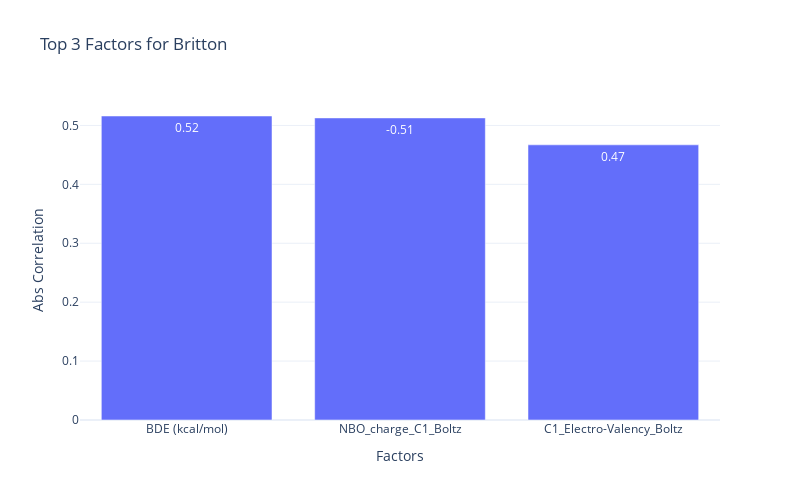
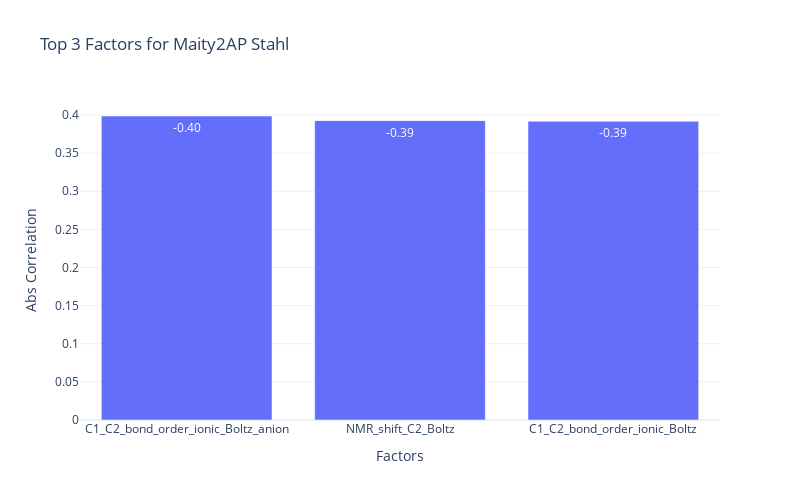
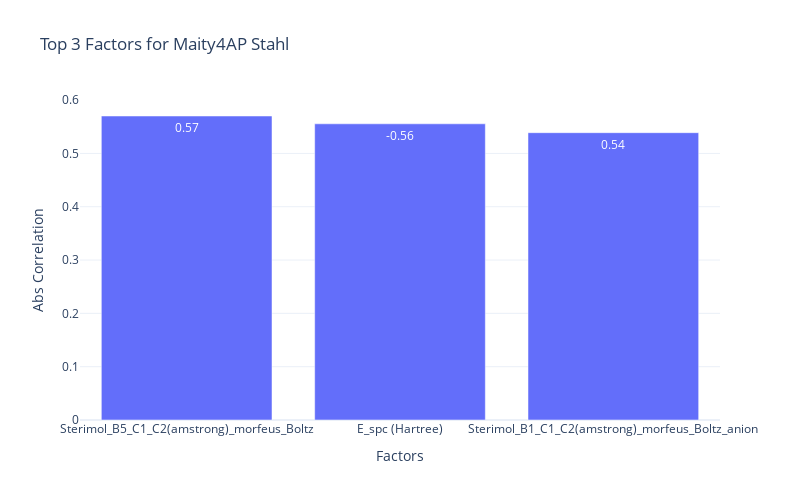
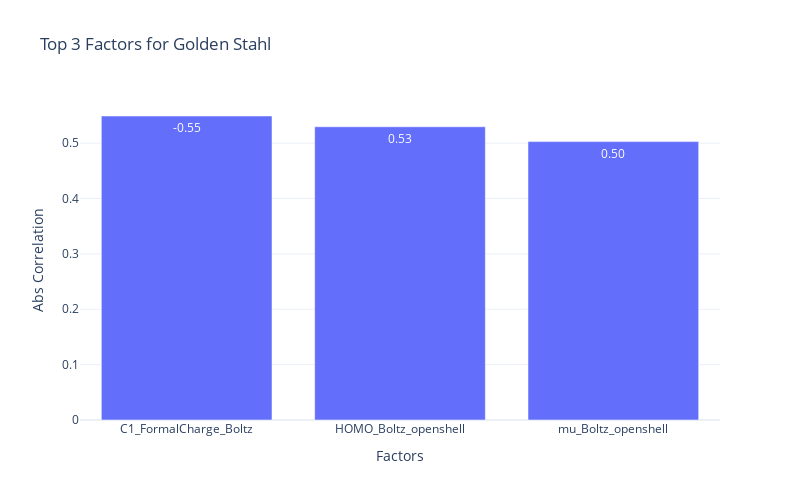

Here is the notebook cell these charts were saved with, in order:
### Code cell
import plotly.express as px

# Create bar charts for each method
for method, factors in top_factors_dict.items():
    # Prepare data for the chart
    data = correlation_results.loc[factors, method].reset_index()
    data.columns = ["Factor", "Correlation"]
    data["Absolute Correlation"] = data["Correlation"].abs()

    # Create the bar chart
    fig = px.bar(
        data,
        x="Factor",
        y="Absolute Correlation",
        text="Correlation",  # Add original correlation values as text
        title=f"Top 3 Factors for {method}",
        labels={"Absolute Correlation": "Correlation Value (|r|)", "Factor": "Property"},
    )

    # Customize layout
    fig.update_traces(texttemplate="%{text:.2f}", textposition="inside")  # Format text
    fig.update_layout(
        height=500,
        width=800,
        template="plotly_white",
        xaxis_title="Factors",
        yaxis_title="Abs Correlation",
    )

    # Show the chart
    fig.show()

### Figure 1 — Plotly figure (JSON) as saved in the notebook; plotly's stock layout.template omitted (floating-point values rounded to 4 significant figures)
{"data": [{"alignmentgroup": "True", "hovertemplate": "Property=%{x}<br>Correlation Value (|r|)=%{y}<br>Correlation=%{text}<extra></extra>", "legendgroup": "", "marker": {"color": "#636efa", "pattern": {"shape": ""}}, "name": "", "offsetgroup": "", "orientation": "v", "showlegend": false, "text": [0.516, -0.5128, 0.4671], "textposition": "inside", "texttemplate": "%{text:.2f}", "type": "bar", "x": ["BDE (kcal/mol)", "NBO_charge_C1_Boltz", "C1_Electro-Valency_Boltz"], "xaxis": "x", "y": [0.516, 0.5128, 0.4671], "yaxis": "y"}], "layout": {"barmode": "relative", "height": 500, "legend": {"tracegroupgap": 0}, "title": {"text": "Top 3 Factors for Britton"}, "width": 800, "xaxis": {"anchor": "y", "domain": [0, 1], "title": {"text": "Factors"}}, "yaxis": {"anchor": "x", "domain": [0, 1], "title": {"text": "Abs Correlation"}}}}

### Figure 2 — Plotly figure (JSON) as saved in the notebook; plotly's stock layout.template omitted (floating-point values rounded to 4 significant figures)
{"data": [{"alignmentgroup": "True", "hovertemplate": "Property=%{x}<br>Correlation Value (|r|)=%{y}<br>Correlation=%{text}<extra></extra>", "legendgroup": "", "marker": {"color": "#636efa", "pattern": {"shape": ""}}, "name": "", "offsetgroup": "", "orientation": "v", "showlegend": false, "text": [-0.3987, -0.3927, -0.3918], "textposition": "inside", "texttemplate": "%{text:.2f}", "type": "bar", "x": ["C1_C2_bond_order_ionic_Boltz_anion", "NMR_shift_C2_Boltz", "C1_C2_bond_order_ionic_Boltz"], "xaxis": "x", "y": [0.3987, 0.3927, 0.3918], "yaxis": "y"}], "layout": {"barmode": "relative", "height": 500, "legend": {"tracegroupgap": 0}, "title": {"text": "Top 3 Factors for Maity2AP Stahl"}, "width": 800, "xaxis": {"anchor": "y", "domain": [0, 1], "title": {"text": "Factors"}}, "yaxis": {"anchor": "x", "domain": [0, 1], "title": {"text": "Abs Correlation"}}}}

### Figure 3 — Plotly figure (JSON) as saved in the notebook; plotly's stock layout.template omitted (floating-point values rounded to 4 significant figures)
{"data": [{"alignmentgroup": "True", "hovertemplate": "Property=%{x}<br>Correlation Value (|r|)=%{y}<br>Correlation=%{text}<extra></extra>", "legendgroup": "", "marker": {"color": "#636efa", "pattern": {"shape": ""}}, "name": "", "offsetgroup": "", "orientation": "v", "showlegend": false, "text": [0.5702, -0.5555, 0.5389], "textposition": "inside", "texttemplate": "%{text:.2f}", "type": "bar", "x": ["Sterimol_B5_C1_C2(amstrong)_morfeus_Boltz", "E_spc (Hartree)", "Sterimol_B1_C1_C2(amstrong)_morfeus_Boltz_anion"], "xaxis": "x", "y": [0.5702, 0.5555, 0.5389], "yaxis": "y"}], "layout": {"barmode": "relative", "height": 500, "legend": {"tracegroupgap": 0}, "title": {"text": "Top 3 Factors for Maity4AP Stahl"}, "width": 800, "xaxis": {"anchor": "y", "domain": [0, 1], "title": {"text": "Factors"}}, "yaxis": {"anchor": "x", "domain": [0, 1], "title": {"text": "Abs Correlation"}}}}

### Figure 4 — Plotly figure (JSON) as saved in the notebook; plotly's stock layout.template omitted (floating-point values rounded to 4 significant figures)
{"data": [{"alignmentgroup": "True", "hovertemplate": "Property=%{x}<br>Correlation Value (|r|)=%{y}<br>Correlation=%{text}<extra></extra>", "legendgroup": "", "marker": {"color": "#636efa", "pattern": {"shape": ""}}, "name": "", "offsetgroup": "", "orientation": "v", "showlegend": false, "text": [-0.549, 0.5295, 0.5027], "textposition": "inside", "texttemplate": "%{text:.2f}", "type": "bar", "x": ["C1_FormalCharge_Boltz", "HOMO_Boltz_openshell", "mu_Boltz_openshell"], "xaxis": "x", "y": [0.549, 0.5295, 0.5027], "yaxis": "y"}], "layout": {"barmode": "relative", "height": 500, "legend": {"tracegroupgap": 0}, "title": {"text": "Top 3 Factors for Golden Stahl"}, "width": 800, "xaxis": {"anchor": "y", "domain": [0, 1], "title": {"text": "Factors"}}, "yaxis": {"anchor": "x", "domain": [0, 1], "title": {"text": "Abs Correlation"}}}}
